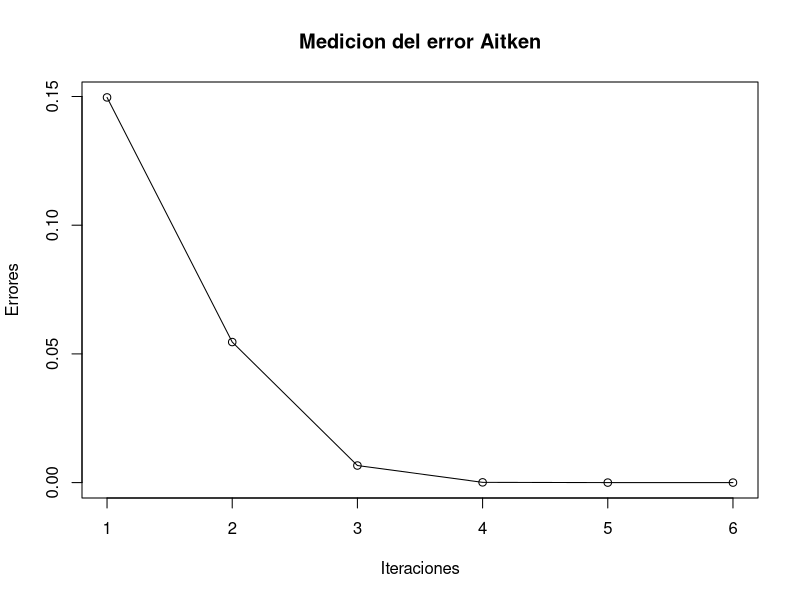
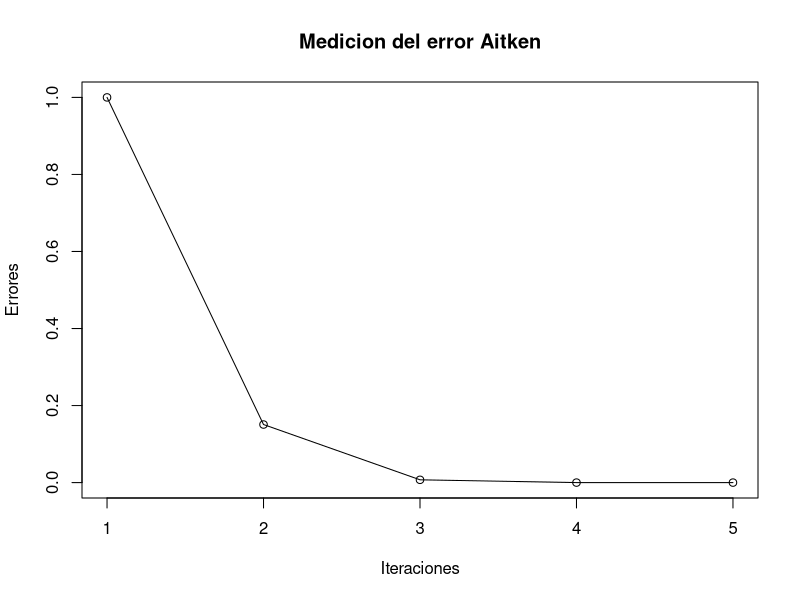

Generate these figures, in order, with R:
aitken = function(f, m, x0, tol)
{
  
  intIni = x0
  
  
  eje_x = c()
  eje_y = c()
  errores = c()
  k =0
  g<-parse(text=f)
  fx = function(x){eval(g[[1]])}
  d.<-D(parse(text=f ), "x")
  df<-function(x) eval(d.)
  
  cat( "\n", formatC ( c( "Iteracion     ", "Cero        ", "Error     "), width = 2, format = "d", flag = " "  ), "\n")
  
  repeat
  {
    k = k + 1
    x1 = x0 - m*(fx(x0)/df(x0))
    dx = abs(x1-x0)
    error = dx/x1
    errores[k] = error
    
    cat( formatC( c(k, x1, dx), digits = 7, width = -15, format = "f", flag = "  "  ), "\n" )
    
    if (dx < tol)
    {
      iter = c(1:k)
      cont_n = 0;
      cont_e = 0;
      repeat
      {
        eje_x[cont_n] = errores[cont_e]
        eje_y[cont_n] = errores[cont_e+1]
        cont_n = cont_n + 1
        cont_e = cont_e + 1;
        
        if (cont_n == k)
        {
          break;
        }
      }
      
      cat("\nRaiz: ", x1,
          " con valor inicial", intIni,
          ", multiplicidad", m ,
          ", Error <=",formatC(dx, digits = 7,  width = -15, format = "f", flag = "  "))
      
      #plot(eje_x, eje_y, main = "Convergencia Aitken", xlab= "Error Iteracion Actual", ylab = "Error Iteracion + 1", type = 'o' )
      plot(iter, errores, main = "Medicion del error Aitken", xlab= "Iteraciones", ylab = "Errores", type = 'o' )
      
      break;
    }
    x0 = x1
    
  }
}


limInf = 0
limSup = 2
limMitad = 1
tolerancia = 1e-8
f = function(x) ((exp(1)^x) - (pi*x))

aitken("2.7182^x-3.1415*x", 1, 2, tolerancia)

aitken("2.7182^x-3.1415*x", 1, 0, tolerancia)